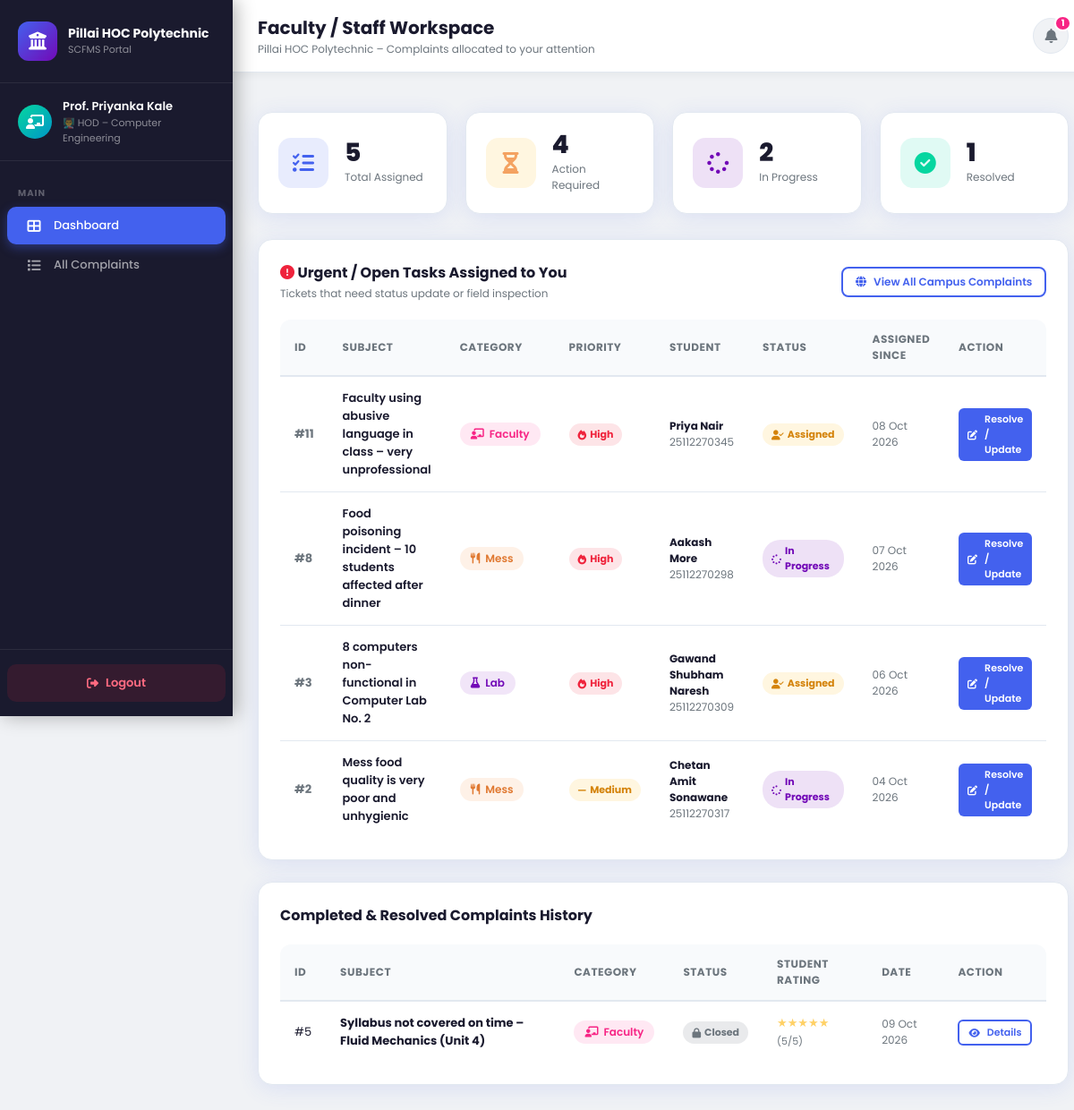
Screenshot of /staff/dashboard (signed in) with the database file from the repository.
### flask_app/models/models.py (models this page shows, shortened)
class User(db.Model, UserMixin):
    __tablename__ = 'users'
    id          = db.Column(db.Integer, primary_key=True)
    name        = db.Column(db.String(120), nullable=False)
    email       = db.Column(db.String(120), unique=True, nullable=False)
    password    = db.Column(db.String(256), nullable=False)
    role        = db.Column(db.String(20), nullable=False)   # student / staff / admin
    roll_no     = db.Column(db.String(30))
    branch      = db.Column(db.String(100))
    semester    = db.Column(db.Integer)
    department  = db.Column(db.String(100))
    designation = db.Column(db.String(100))
    complaints_submitted = db.relationship('Complaint', foreign_keys='Complaint.student_id',
                                           back_populates='student', lazy='dynamic')
    complaints_assigned  = db.relationship('Complaint', foreign_keys='Complaint.assigned_to',
                                           back_populates='assignee', lazy='dynamic')
    notifications = db.relationship('Notification', back_populates='user', lazy='dynamic',
                                    cascade='all, delete-orphan')
    feedbacks     = db.relationship('Feedback', back_populates='student', lazy='dynamic')

class Complaint(db.Model):
    __tablename__ = 'complaints'
    id          = db.Column(db.Integer, primary_key=True)
    student_id  = db.Column(db.Integer, db.ForeignKey('users.id'), nullable=False)
    assigned_to = db.Column(db.Integer, db.ForeignKey('users.id'), nullable=True)
    title       = db.Column(db.String(200), nullable=False)
    description = db.Column(db.Text, nullable=False)
    category    = db.Column(db.String(50), nullable=False)   # hostel/mess/lab/faculty/library/other
    priority    = db.Column(db.String(20), nullable=False)   # high/medium/low
    status      = db.Column(db.String(30), default='submitted')  # submitted/assigned/inprogress/resolved/closed
    created_at  = db.Column(db.DateTime, default=datetime.utcnow)
    updated_at  = db.Column(db.DateTime, default=datetime.utcnow, onupdate=datetime.utcnow)
    student     = db.relationship('User', foreign_keys=[student_id], back_populates='complaints_submitted')
    assignee    = db.relationship('User', foreign_keys=[assigned_to], back_populates='complaints_assigned')
    timeline    = db.relationship('TimelineEvent', back_populates='complaint',
                                  lazy='dynamic', cascade='all, delete-orphan',
                                  order_by='TimelineEvent.created_at')
    feedback    = db.relationship('Feedback', back_populates='complaint',
                                  uselist=False, cascade='all, delete-orphan')

class Feedback(db.Model):
    __tablename__ = 'feedbacks'
    id           = db.Column(db.Integer, primary_key=True)
    complaint_id = db.Column(db.Integer, db.ForeignKey('complaints.id'), nullable=False)
    student_id   = db.Column(db.Integer, db.ForeignKey('users.id'), nullable=False)
    rating       = db.Column(db.Integer, nullable=False)   # 1-5
    comment      = db.Column(db.Text)
    created_at   = db.Column(db.DateTime, default=datetime.utcnow)
    complaint    = db.relationship('Complaint', back_populates='feedback')
    student      = db.relationship('User', back_populates='feedbacks')

### flask_app/routes/staff.py (the view)
@staff_bp.route('/dashboard')
@login_required
@staff_required
def dashboard():
    assigned = Complaint.query.filter_by(assigned_to=current_user.id)\
                              .order_by(Complaint.updated_at.desc()).all()
    pending  = [c for c in assigned if c.status not in ('resolved', 'closed')]
    stats = {
        'total':      len(assigned),
        'pending':    len(pending),
        'inprogress': sum(1 for c in assigned if c.status == 'inprogress'),
        'resolved':   sum(1 for c in assigned if c.status in ('resolved', 'closed')),
    }
    notif_count = Notification.query.filter_by(user_id=current_user.id, is_read=False).count()
    return render_template('staff/dashboard.html',
                           assigned=assigned, stats=stats,
                           pending=pending, notif_count=notif_count)

### flask_app/models/models.py (called while the page is built)
@login_manager.user_loader
def load_user(user_id):
    return User.query.get(int(user_id))

### flask_app/routes/staff.py (called while the page is built)
def staff_required(f):
    from functools import wraps
    @wraps(f)
    def decorated(*args, **kwargs):
        if not current_user.is_authenticated or current_user.role != 'staff':
            flash('Access denied.', 'danger')
            return redirect(url_for('auth.login'))
        return f(*args, **kwargs)
    return decorated

### flask_app/templates/staff/dashboard.html (shortened to what this page needs)
{% extends "base.html" %}
{% block avatar_bg %}linear-gradient(135deg,#06d6a0,#0096c7){% endblock %}
{% block avatar_icon %}fa-chalkboard-teacher{% endblock %}
{% block user_role_label %}👨‍🏫 {{ current_user.designation or 'Faculty' }} – {{ current_user.department }}{% endblock %}
{% block sidebar_nav %}
<div class="nav-section"><span class="nav-section-label">Main</span></div>
<a href="{{ url_for('staff.dashboard') }}"      class="nav-item active"><i class="fas fa-th-large"></i> Dashboard</a>
<a href="{{ url_for('staff.all_complaints') }}" class="nav-item"><i class="fas fa-list"></i> All Complaints</a>
{% endblock %}
{% block page_title %}Faculty / Staff Workspace{% endblock %}
{% block page_subtitle %}Pillai HOC Polytechnic – Complaints allocated to your attention{% endblock %}
{% block content %}
<div class="stats-grid">
  <div class="stat-card"><div class="stat-icon blue"><i class="fas fa-tasks"></i></div><div class="stat-info"><div class="count">{{ stats.total }}</div><div class="label">Total Assigned</div></div></div>
  <div class="stat-card"><div class="stat-icon orange"><i class="fas fa-hourglass-half"></i></div><div class="stat-info"><div class="count">{{ stats.pending }}</div><div class="label">Action Required</div></div></div>
  <div class="stat-card"><div class="stat-icon purple"><i class="fas fa-spinner"></i></div><div class="stat-info"><div class="count">{{ stats.inprogress }}</div><div class="label">In Progress</div></div></div>
  <div class="stat-card"><div class="stat-icon green"><i class="fas fa-check-circle"></i></div><div class="stat-info"><div class="count">{{ stats.resolved }}</div><div class="label">Resolved</div></div></div>
</div>
<div class="card">
  <div class="card-header">
    <div>
      <div class="card-title"><i class="fas fa-exclamation-circle" style="color:var(--danger);"></i> Urgent / Open Tasks Assigned to You</div>
      <div class="card-subtitle">Tickets that need status update or field inspection</div>
    </div>
    <a href="{{ url_for('staff.all_complaints') }}" class="btn btn-outline btn-sm">
      <i class="fas fa-globe"></i> View All Campus Complaints
    </a>
  </div>
  {% if pending %}
  <div class="table-wrap">
    <table>
      <thead>
        <tr>
          <th>ID</th>
          <th>Subject</th>
          <th>Category</th>
          <th>Priority</th>
          <th>Student</th>
          <th>Status</th>
          <th>Assigned Since</th>
          <th>Action</th>
        </tr>
      </thead>
      <tbody>
        {% for c in pending %}
        <tr>
          <td><strong style="color:var(--text-muted);">#{{ c.id }}</strong></td>
          <td>
            <a href="{{ url_for('staff.complaint_detail', cid=c.id) }}" style="font-weight:600; color:var(--text-dark);">
              {{ c.title }}
            </a>
          </td>
          <td>{% include 'partials/category_pill.html' %}</td>
          <td>{% include 'partials/priority_badge.html' %}</td>
          <td style="font-size:12px;">
            <strong>{{ c.student.name }}</strong><br>
            <span style="color:var(--text-muted);">{{ c.student.roll_no }}</span>
          </td>
          <td>{% include 'partials/status_badge.html' %}</td>
          <td style="font-size:12px; color:var(--text-muted);">{{ c.created_at.strftime('%d %b %Y') }}</td>
          <td>
            <a href="{{ url_for('staff.complaint_detail', cid=c.id) }}" class="btn btn-blue btn-xs">
              <i class="fas fa-edit"></i> Resolve / Update
            </a>
          </td>
        </tr>
        {% endfor %}
      </tbody>
    </table>
  </div>
  {% else %}
  <div class="empty-state">
    <i class="fas fa-check-double" style="color:var(--success);"></i>
    <h3 style="color:var(--success);">All caught up!</h3>
    <p>There are no open complaints waiting for your review.</p>
  </div>
  {% endif %}
</div>
<div class="card">
  <div class="card-header">
    <div class="card-title">Completed &amp; Resolved Complaints History</div>
  </div>
  <div class="table-wrap">
    <table>
      <thead>
        <tr>
          <th>ID</th>
          <th>Subject</th>
          <th>Category</th>
          <th>Status</th>
          <th>Student Rating</th>
          <th>Date</th>
          <th>Action</th>
        </tr>
      </thead>
      <tbody>
        {% for c in assigned %}
          {% if c.status in ('resolved', 'closed') %}
          <tr>
            <td>#{{ c.id }}</td>
            <td><strong>{{ c.title }}</strong></td>
            <td>{% include 'partials/category_pill.html' %}</td>
            <td>{% include 'partials/status_badge.html' %}</td>
            <td>
              {% if c.feedback %}
                <span style="color:var(--warning);">
                  {% for i in range(c.feedback.rating) %}★{% endfor %}
                </span>
                <span style="font-size:11px; color:var(--text-muted);">({{ c.feedback.rating }}/5)</span>
              {% else %}
                <span style="color:var(--text-muted); font-size:12px;">No rating yet</span>
              {% endif %}
            </td>
            <td style="font-size:12px; color:var(--text-muted);">{{ c.updated_at.strftime('%d %b %Y') }}</td>
            <td>
              <a href="{{ url_for('staff.complaint_detail', cid=c.id) }}" class="btn btn-outline btn-xs">
                <i class="fas fa-eye"></i> Details
              </a>
            </td>
          </tr>
          {% endif %}
        {% endfor %}
      </tbody>
    </table>
  </div>
</div>
{% endblock %}

### flask_app/templates/base.html (shortened to what this page needs)
<!DOCTYPE html>
<html lang="en">
<head>
  <link rel="stylesheet" href="{{ url_for('static', filename='css/style.css') }}"/>
  <link rel="stylesheet" href="https://cdnjs.cloudflare.com/ajax/libs/font-awesome/6.4.0/css/all.min.css"/>
</head>
<body class="app-body">
<aside class="sidebar" id="sidebar">
  <div class="sidebar-logo">
    <div class="logo-circle"><i class="fas fa-university"></i></div>
    <div>
      <h2>Pillai HOC Polytechnic</h2>
      <p>SCFMS Portal</p>
    </div>
  </div>
  <div class="sidebar-user">
    <div class="user-avatar" style="background:{% block avatar_bg %}linear-gradient(135deg,#4361ee,#7209b7){% endblock %};">
      <i class="fas {% block avatar_icon %}fa-user{% endblock %}"></i>
    </div>
    <div class="user-info">
      <div class="name">{{ current_user.name }}</div>
      <div class="role">{% block user_role_label %}{% endblock %}</div>
    </div>
  </div>
  <nav class="sidebar-nav">
    {% block sidebar_nav %}{% endblock %}
  </nav>
  <div class="sidebar-footer">
    <a href="{{ url_for('auth.logout') }}" class="logout-btn">
      <i class="fas fa-sign-out-alt"></i> Logout
    </a>
  </div>
</aside>
<div class="main-content">
  <div class="top-bar">
    <div class="top-bar-left">
      <div>
        <h1>{% block page_title %}Dashboard{% endblock %}</h1>
        <p>{% block page_subtitle %}{% endblock %}</p>
      </div>
    </div>
    <div class="top-bar-right">
      <a href="{{ url_for(current_user.role + '.notifications') if current_user.role == 'student' else '#' }}"
         class="top-bar-btn notif-btn" title="Notifications">
        <i class="fas fa-bell"></i>
        {% if notif_count and notif_count > 0 %}
          <span class="notif-badge">{{ notif_count }}</span>
        {% endif %}
      </a>
    </div>
  </div>
  <div class="flash-container">
  </div>
  <div class="page-content">
    {% block content %}{% endblock %}
  </div>
</div>
</body>
</html>

### flask_app/templates/partials/category_pill.html
{% set cat_map = {
  'hostel':  ('cat-hostel',  'fa-building',            'Hostel'),
  'mess':    ('cat-mess',    'fa-utensils',            'Mess'),
  'lab':     ('cat-lab',     'fa-flask',               'Lab'),
  'faculty': ('cat-faculty', 'fa-chalkboard-teacher',  'Faculty'),
  'library': ('cat-library', 'fa-book',                'Library'),
  'other':   ('cat-other',   'fa-ellipsis-h',          'Other')
} %}
{% set ct = cat_map.get(c.category, ('cat-other', 'fa-circle', c.category | capitalize)) %}
<span class="category-pill {{ ct[0] }}"><i class="fas {{ ct[1] }}"></i> {{ ct[2] }}</span>

### flask_app/templates/partials/priority_badge.html
{% set priority_map = {
  'high':   ('badge-high',   'fa-fire',       'High'),
  'medium': ('badge-medium', 'fa-minus',      'Medium'),
  'low':    ('badge-low',    'fa-arrow-down', 'Low')
} %}
{% set p = priority_map.get(c.priority, ('badge-low', 'fa-circle', c.priority)) %}
<span class="badge {{ p[0] }}"><i class="fas {{ p[1] }}"></i> {{ p[2] }}</span>

### flask_app/templates/partials/status_badge.html
{% set status_map = {
  'submitted':  ('badge-submitted',  'fa-paper-plane',    'Submitted'),
  'assigned':   ('badge-assigned',   'fa-user-check',     'Assigned'),
  'inprogress': ('badge-inprogress', 'fa-spinner',        'In Progress'),
  'resolved':   ('badge-resolved',   'fa-check-circle',   'Resolved'),
  'closed':     ('badge-closed',     'fa-lock',           'Closed')
} %}
{% set s = status_map.get(c.status, ('badge-submitted','fa-circle', c.status)) %}
<span class="badge {{ s[0] }}"><i class="fas {{ s[1] }}"></i> {{ s[2] }}</span>

### rows the page displays
User: name "Prof. Priyanka Kale", designation "HOD", department "Computer Engineering"
Complaint: id "11", title "Faculty using abusive language in class – very unprofessional", category "Faculty", priority "High", student.name "Priya Nair", student.roll_no "25112270345", status "Assigned", created_at "08 Oct 2026"
Complaint: id "8", title "Food poisoning incident – 10 students affected after dinner", category "Mess", priority "High", student.name "Aakash More", student.roll_no "25112270298", s "In Progress", created_at "07 Oct 2026"
Complaint: id "3", title "8 computers non-functional in Computer Lab No. 2", category "Lab", priority "High", student.name "Gawand Shubham Naresh", student.roll_no "25112270309", status "Assigned", created_at "06 Oct 2026"
Complaint: id "2", title "Mess food quality is very poor and unhygienic", category "Mess", priority "Medium", student.name "Chetan Amit Sonawane", student.roll_no "25112270317", s "In Progress", created_at "04 Oct 2026"
Complaint: id "5", title "Syllabus not covered on time – Fluid Mechanics (Unit 4)", category "Faculty", status "Closed", feedback.rating "5", updated_at "09 Oct 2026"

### other values shown
{{ notif_count }} "1"
{{ stats.total }} "5"
{{ stats.pending }} "4"
{{ stats.inprogress }} "2"
{{ stats.resolved }} "1"
